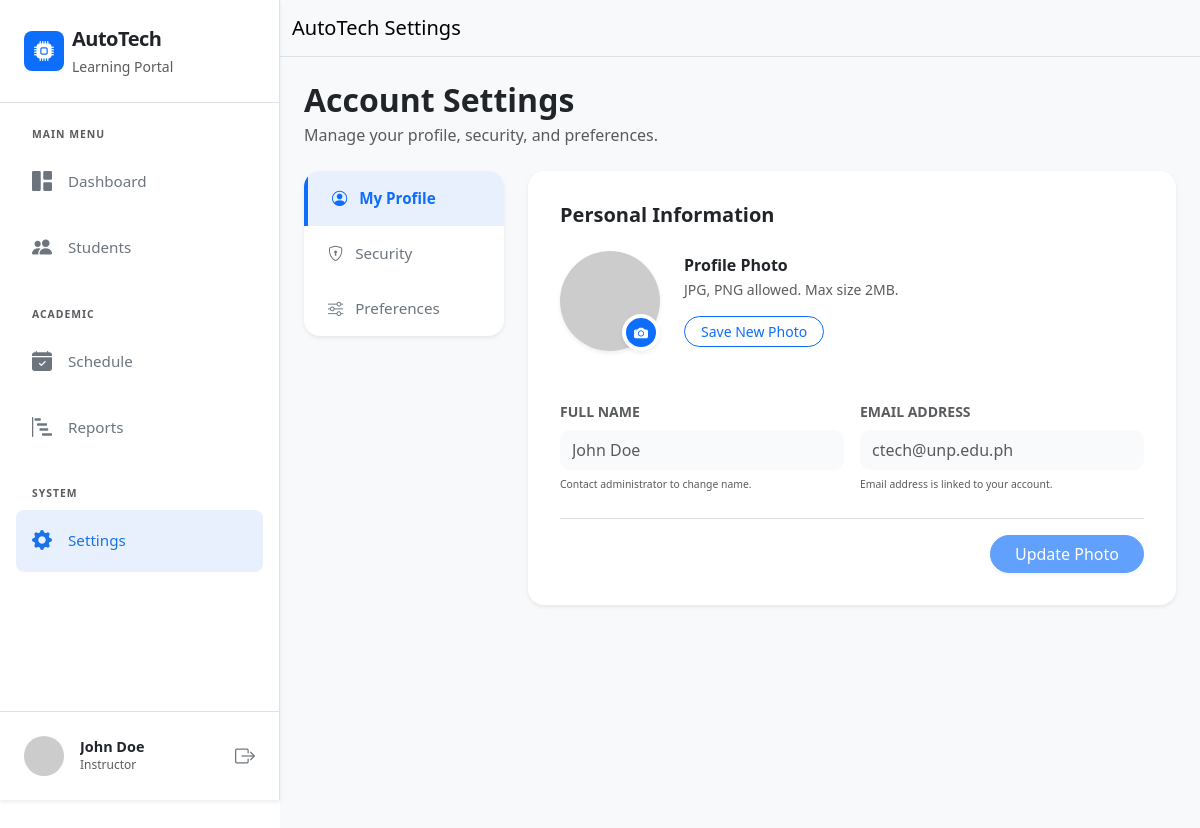
Before: /settings.php (signed in) with the older database file.
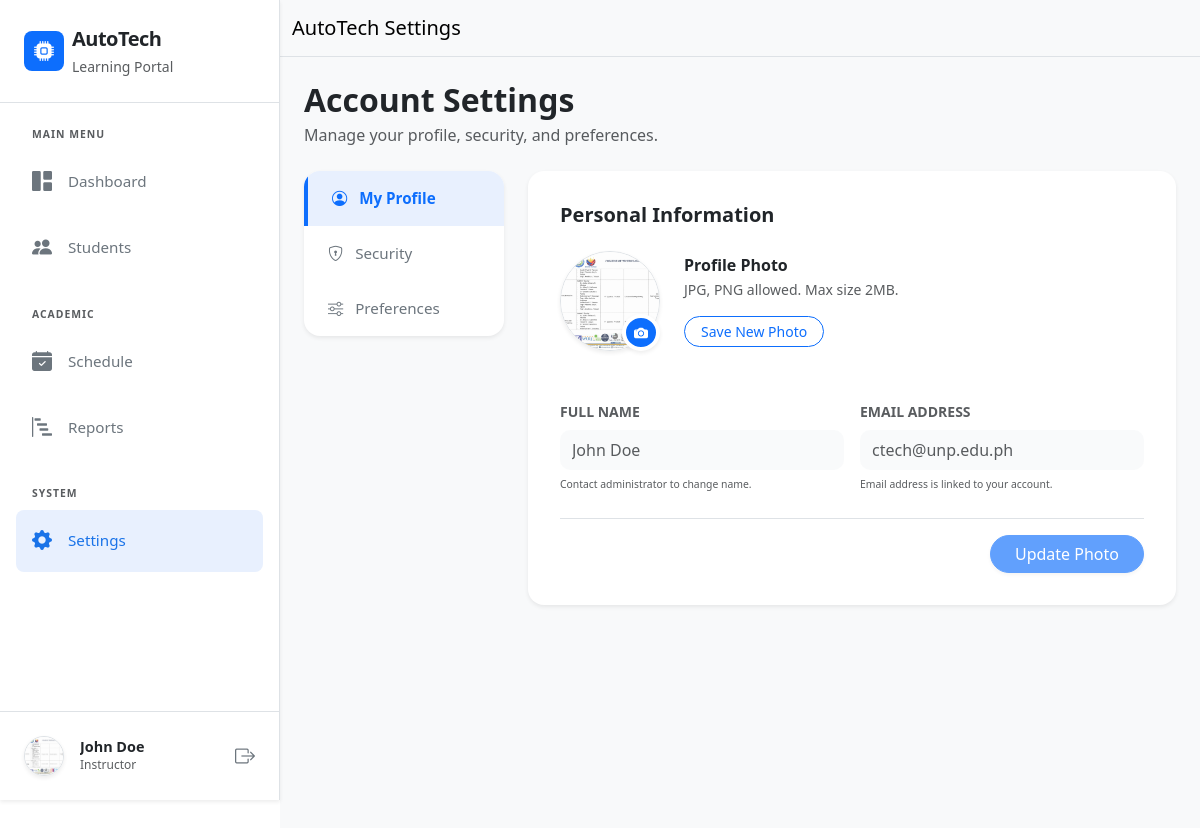
After: the same page with the newer database file.
### tables this page shows
CREATE TABLE `users` (
  `user_id` int(11) NOT NULL,
  `fullname` varchar(255) NOT NULL,
  `email` varchar(255) NOT NULL,
  `password` varchar(255) NOT NULL,
  `role` enum('instructor','student') NOT NULL,
  `course` varchar(100) NOT NULL,
  `year_level` varchar(50) NOT NULL,
  `section` varchar(50) NOT NULL,
  `profile_pic` varchar(100) NOT NULL,
  `created_at` timestamp NOT NULL DEFAULT current_timestamp()
);

### settings.php (the view, shortened to what the changed rows need)
<?php include 'includes/header.php'; ?>
<?php include 'database/dbconn.php'; ?>
<?php
$userId = $_SESSION['user_id'];
$user_sql = "SELECT * FROM users WHERE user_id = '$userId'";
$user = mysqli_fetch_assoc(mysqli_query($conn, $user_sql));
?>
<div class="d-flex" id="wrapper">
    <?php include 'includes/sidebar.php'; ?>
    <div id="page-content-wrapper" class="w-100">
        <div class="container-fluid p-4" style="background-color: #f8f9fa; min-height: 100vh;">
            <div class="mb-4">
                <h2 class="fw-bold text-dark mb-1">Account Settings</h2>
            </div>
            <div class="row g-4">
                <div class="col-lg-9">
                    <div class="tab-content" id="settings-tabContent">
                        <div class="tab-pane fade show active" id="profile" role="tabpanel">
                            <div class="card border-0 shadow-sm rounded-4 p-2">
                                <div class="card-body p-4">
                                    <div class="d-flex align-items-center mb-5">
                                        <div class="position-relative me-4">
                                            <?php if($user['profile_pic']): ?>
                                                <img src="uploads/profile_pics/<?php echo $user['profile_pic']; ?>" class="rounded-circle shadow-sm border" width="100" height="100" style="object-fit: cover;" id="profile-preview">
                                            <?php else: ?>
                                                <img src="https://ui-avatars.com/api/?name=<?php echo urlencode($user['fullname']); ?>&background=0D6EFD&color=fff" class="rounded-circle shadow-sm" width="100" id="profile-preview">
                                            <?php endif; ?>
                                            <div class="position-absolute bottom-0 end-0">
                                                <button class="btn btn-sm btn-primary rounded-circle border-4 border-white shadow-sm" onclick="document.getElementById('photoInput').click()"><i class="bi bi-camera-fill"></i></button>
                                            </div>
                                        </div>
                                    </div>
                                    <form action="controller/SettingsController.php" method="POST">
                                        <div class="row g-3">
                                            <div class="col-md-6">
                                                <label class="form-label small fw-bold text-muted text-uppercase">Full Name</label>
                                                <input type="text" class="form-control bg-light border-0 py-2 fs-6 opacity-75" value="<?php echo $user['fullname']; ?>" style="border-radius: 10px;" readonly>
                                                <small class="text-muted" style="font-size: 0.65rem;">Contact administrator to change name.</small>
                                            </div>
                                            <div class="col-md-6">
                                                <label class="form-label small fw-bold text-muted text-uppercase">Email Address</label>
                                                <input type="email" class="form-control bg-light border-0 py-2 fs-6 opacity-75" value="<?php echo $user['email']; ?>" style="border-radius: 10px;" readonly>
                                                <small class="text-muted" style="font-size: 0.65rem;">Email address is linked to your account.</small>
                                            </div>
                                        </div>
                                    </form>
                                </div>
                            </div>
                        </div>
                    </div>
                </div>
            </div>
        </div>
    </div>
</div>
<?php include 'includes/footer.php'; ?>

### includes/sidebar.php (shortened to what the changed rows need)
<div class="bg-white border-end shadow-sm sidebar-responsive" id="sidebar-wrapper">
    <div class="position-absolute bottom-0 w-100 p-3 border-top bg-white">
        <div class="d-flex align-items-center p-2 rounded-3">
            <?php
                $u_id = $_SESSION['user_id'];
                include 'database/dbconn.php';
                $u_data = mysqli_fetch_assoc(mysqli_query($conn, "SELECT profile_pic, fullname FROM users WHERE user_id = '$u_id'"));
                if($u_data['profile_pic']): ?>
                <img src="uploads/profile_pics/<?php echo $u_data['profile_pic']; ?>" class="rounded-circle me-3 border shadow-sm" width="40" height="40" style="object-fit: cover;" alt="User">
            <?php else: ?>
                <img src="https://ui-avatars.com/api/?name=<?php echo urlencode($u_data['fullname']); ?>&background=0D6EFD&color=fff" class="rounded-circle me-3" width="40" alt="User">
            <?php endif; ?>
            <div class="overflow-hidden">
                <h6 class="mb-0 text-dark fw-bold text-truncate" style="font-size: 0.9rem;"><?php echo $_SESSION['fullname']; ?></h6>
                <small class="text-muted d-block text-truncate text-capitalize" style="font-size: 0.75rem;">
                </small>
            </div>
            <a href="controller/AuthController.php?logout=1" class="ms-auto text-secondary" title="Logout"><i class="bi bi-box-arrow-right fs-5"></i></a>
        </div>
    </div>
</div>

Changed rows visible on the page:
changed users "John Doe": profile_pic: picture added
